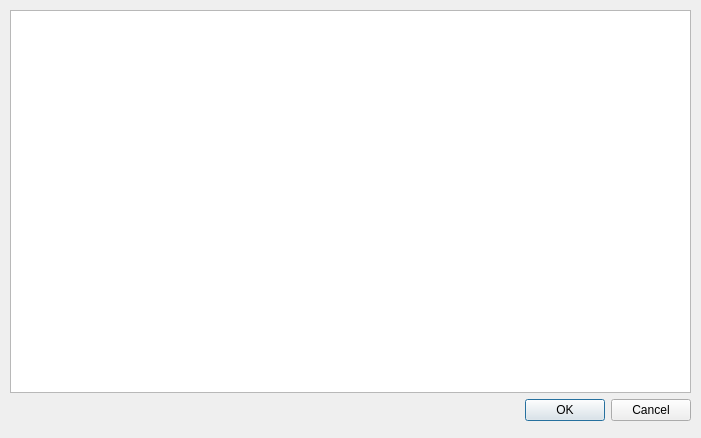
<?xml version="1.0" encoding="UTF-8"?>
<ui version="4.0">
 <class>RoadPriceTableDialog</class>
 <widget class="QDialog" name="RoadPriceTableDialog">
  <property name="geometry">
   <rect>
    <x>0</x>
    <y>0</y>
    <width>701</width>
    <height>438</height>
   </rect>
  </property>
  <property name="windowTitle">
   <string>Цена проезда</string>
  </property>
  <widget class="QWidget" name="verticalLayoutWidget">
   <property name="geometry">
    <rect>
     <x>10</x>
     <y>10</y>
     <width>681</width>
     <height>411</height>
    </rect>
   </property>
   <layout class="QVBoxLayout" name="verticalLayout_2">
    <item>
     <widget class="QTableWidget" name="tableWidget_2"/>
    </item>
    <item>
     <widget class="QDialogButtonBox" name="buttonBox">
      <property name="orientation">
       <enum>Qt::Horizontal</enum>
      </property>
      <property name="standardButtons">
       <set>QDialogButtonBox::Cancel|QDialogButtonBox::Ok</set>
      </property>
     </widget>
    </item>
   </layout>
  </widget>
 </widget>
 <resources/>
 <connections>
  <connection>
   <sender>buttonBox</sender>
   <signal>rejected()</signal>
   <receiver>RoadPriceTableDialog</receiver>
   <slot>reject()</slot>
   <hints>
    <hint type="sourcelabel">
     <x>316</x>
     <y>260</y>
    </hint>
    <hint type="destinationlabel">
     <x>286</x>
     <y>274</y>
    </hint>
   </hints>
  </connection>
  <connection>
   <sender>buttonBox</sender>
   <signal>accepted()</signal>
   <receiver>RoadPriceTableDialog</receiver>
   <slot>accept()</slot>
   <hints>
    <hint type="sourcelabel">
     <x>248</x>
     <y>254</y>
    </hint>
    <hint type="destinationlabel">
     <x>157</x>
     <y>274</y>
    </hint>
   </hints>
  </connection>
 </connections>
</ui>
